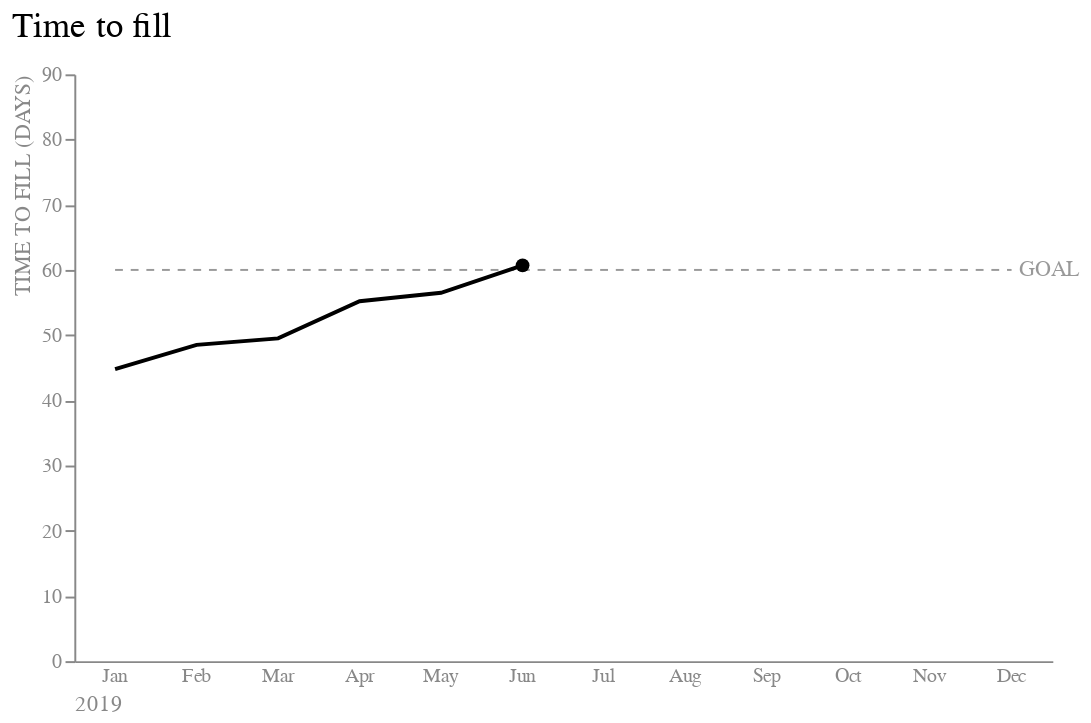

Here is the notebook cell this chart was saved with:
### Code cell
partial_line1 = alt.Chart(melted_table, title = title_chart).mark_line().encode(
    x = alt.X('Month',
               sort = None,
               axis = alt.Axis(labelAngle = 0, 
                               titleAnchor = 'start',
                               labelColor = "#888888", 
                               titleColor = '#888888', 
                               titleFontWeight = 'normal', 
                               ticks = False),
               title = "2019" ,
               scale = alt.Scale(domain = ['Jan', 'Feb', 'Mar', 'Apr', 'May', 'Jun', 'Jul', 'Aug', 'Sep', 'Oct', 'Nov', 'Dec'])               
               ),
    y = alt.Y('Value', 
              axis = alt.Axis(grid = False, 
                              titleAnchor = 'end',
                              labelColor = "#888888", 
                              titleColor = '#888888', 
                              titleFontWeight = 'normal'), 
              title = "TIME TO FILL (DAYS)",
              scale = alt.Scale(domain = [0, 90])
              ),
    color = alt.Color("Metric", scale = alt.Scale(range = ['black', 'black']), legend = None),
    ).properties(width = 500).transform_filter(
    alt.FieldOneOfPredicate(field='Month', oneOf=['Jan', 'Feb', 'Mar', 'Apr', 'May', 'Jun'])
    )

point_jun = alt.Chart().mark_point(filled = True, color = 'black', size = 50, opacity = 1).encode(
    x = alt.datum('Jun'),
    y = alt.datum(melted_table["Value"][17]))


graph_4 = (partial_line1.transform_filter(alt.datum.Metric == 'External') + 
           goal_opaque + label_goal_opaque + point_jun).configure_view(stroke = None)
graph_4

### Figure 1 — Vega-Lite specification as saved in the notebook (floating-point values rounded to 4 significant figures)
{"config": {"view": {"continuousWidth": 300, "continuousHeight": 300, "stroke": null}}, "layer": [{"data": {"name": "data-6be002fba83fd1263731108823ae7ed6"}, "mark": {"type": "line"}, "encoding": {"color": {"field": "Metric", "legend": null, "scale": {"range": ["black", "black"]}, "type": "nominal"}, "x": {"axis": {"labelAngle": 0, "labelColor": "#888888", "ticks": false, "titleAnchor": "start", "titleColor": "#888888", "titleFontWeight": "normal"}, "field": "Month", "scale": {"domain": ["Jan", "Feb", "Mar", "Apr", "May", "Jun", "Jul", "Aug", "Sep", "Oct", "Nov", "Dec"]}, "sort": null, "title": "2019", "type": "nominal"}, "y": {"axis": {"grid": false, "labelColor": "#888888", "titleAnchor": "end", "titleColor": "#888888", "titleFontWeight": "normal"}, "field": "Value", "scale": {"domain": [0, 90]}, "title": "TIME TO FILL (DAYS)", "type": "quantitative"}}, "title": {"text": "Time to fill", "anchor": "start", "fontSize": 18, "fontWeight": "normal", "offset": 10}, "transform": [{"filter": {"field": "Month", "oneOf": ["Jan", "Feb", "Mar", "Apr", "May", "Jun"]}}, {"filter": "(datum.Metric === 'External')"}]}, {"data": {"name": "empty"}, "mark": {"type": "rule", "strokeDash": [4, 4]}, "encoding": {"opacity": {"value": 0.4}, "x": {"datum": "Jan"}, "x2": {"datum": "Dec"}, "y": {"datum": 60}}}, {"data": {"name": "data-1c9c9f22d63ae067ce41697727fed58b"}, "mark": {"type": "text", "align": "left", "dx": 4}, "encoding": {"opacity": {"value": 0.4}, "text": {"field": "text", "type": "nominal"}, "x": {"datum": "Dec"}, "y": {"datum": 60}}}, {"data": {"name": "empty"}, "mark": {"type": "point", "color": "black", "filled": true, "opacity": 1, "size": 50}, "encoding": {"x": {"datum": "Jun"}, "y": {"datum": 60.7}}}], "width": 500, "$schema": "https://vega.github.io/schema/vega-lite/v5.15.1.json", "datasets": {"data-6be002fba83fd1263731108823ae7ed6": [{"Month": "Jan", "Metric": "Internal", "Value": 47.6}, {"Month": "Feb", "Metric": "Internal", "Value": 37.9}, {"Month": "Mar", "Metric": "Internal", "Value": 17.6}, {"Month": "Apr", "Metric": "Internal", "Value": 18.6}, {"Month": "May", "Metric": "Internal", "Value": 40.6}, {"Month": "Jun", "Metric": "Internal", "Value": 28.8}, {"Month": "Jul", "Metric": "Internal", "Value": 27.1}, {"Month": "Aug", "Metric": "Internal", "Value": 36.9}, {"Month": "Sep", "Metric": "Internal", "Value": 37.1}, {"Month": "Oct", "Metric": "Internal", "Value": 25.9}, {"Month": "Nov", "Metric": "Internal", "Value": 51.2}, {"Month": "Dec", "Metric": "Internal", "Value": 40.6}, {"Month": "Jan", "Metric": "External", "Value": 44.8}, {"Month": "Feb", "Metric": "External", "Value": 48.5}, {"Month": "Mar", "Metric": "External", "Value": 49.5}, {"Month": "Apr", "Metric": "External", "Value": 55.2}, {"Month": "May", "Metric": "External", "Value": 56.5}, {"Month": "Jun", "Metric": "External", "Value": 60.7}, {"Month": "Jul", "Metric": "External", "Value": 44.2}, {"Month": "Aug", "Metric": "External", "Value": 29.0}, {"Month": "Sep", "Metric": "External", "Value": 61.2}, {"Month": "Oct", "Metric": "External", "Value": 44.9}, {"Month": "Nov", "Metric": "External", "Value": 76.6}, {"Month": "Dec", "Metric": "External", "Value": 34.7}], "empty": [{}], "data-1c9c9f22d63ae067ce41697727fed58b": [{"text": ["GOAL"]}]}}
